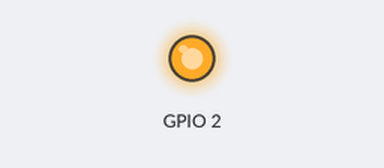
Simulated run of this sketch. Board: ESP8266 (NodeMCU). Shown: output pins drawn as LEDs (lit = HIGH, except the on-board LED, lit = LOW). WiFi joins after 1.5 s; servers stay silent unless stated; no MQTT or app messages arrive unless stated; what the sketch prints to the serial monitor is not drawn.

Above: at 0.1 s.
At 0.7 s:
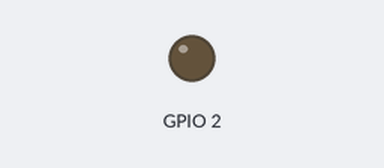
Timing chart, 0 to 2.7 s (numbered marks = the images above):
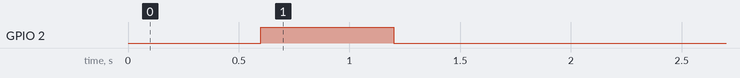

The sketch:

shiftr_mqtt.ino
```cpp
#include <ESP8266WiFi.h>          //https://github.com/esp8266/Arduino
unsigned long lastMillis = 0;

//needed for library
#include <DNSServer.h>
#include <ESP8266WebServer.h>
#include <WiFiManager.h>          //https://github.com/tzapu/WiFiManager

//MQTT                           //https://github.com/256dpi/arduino-mqtt/blob/master/examples/AdafruitHuzzahESP8266/AdafruitHuzzahESP8266.ino
#include <ESP8266WiFi.h>
#include <MQTTClient.h>

//for LED status
#include <Ticker.h>
Ticker ticker;
void tick()
{
  int state = digitalRead(BUILTIN_LED);
  digitalWrite(BUILTIN_LED, !state);
}

//gets called when WiFiManager enters configuration mode
void configModeCallback (WiFiManager *myWiFiManager) {
  Serial.println("Entered config mode");
  Serial.println(WiFi.softAPIP());
  //if you used auto generated SSID, print it
  Serial.println(myWiFiManager->getConfigPortalSSID());
  //entered config mode, make led toggle faster
  ticker.attach(0.2, tick);
}
//MQTT
WiFiClient net;
MQTTClient client;

void setup() {
  // put your setup code here, to run once:
  Serial.begin(115200);

  //set led pin as output
  pinMode(BUILTIN_LED, OUTPUT);
  // start ticker with 0.5 because we start in AP mode and try to connect
  ticker.attach(0.6, tick);

  //WiFiManager
  //Local intialization. Once its business is done, there is no need to keep it around
  WiFiManager wifiManager;
  //reset settings - for testing
  //wifiManager.resetSettings(); //her reset de ayarları sıfırlamak için;
  wifiManager.autoConnect("yakut-iot", "yakutsifre");

  //set callback that gets called when connecting to previous WiFi fails, and enters Access Point mode
  wifiManager.setAPCallback(configModeCallback);

  //MQTT
  client.begin("broker.shiftr.io", net);
  connect();
  //fetches ssid and pass and tries to connect
  //if it does not connect it starts an access point with the specified name
  //here  "AutoConnectAP"
  //and goes into a blocking loop awaiting configuration
  if (!wifiManager.autoConnect()) {
    Serial.println("failed to connect and hit timeout");
    //reset and try again, or maybe put it to deep sleep
    ESP.reset();
    delay(1000);
  }

  //if you get here you have connected to the WiFi
  Serial.println("connected...yeey :)");
  ticker.detach();
  //keep LED on
  digitalWrite(BUILTIN_LED, LOW);
}

//MQTT
void connect() {
  Serial.print("checking wifi...");
  while (WiFi.status() != WL_CONNECTED) {
    Serial.print(".");
    delay(1000);
  }
  Serial.print("\nconnecting...");
  while (!client.connect("haydutName", "k.adi", "k.sifre")) {
    Serial.print(".");
    delay(1000);
  }
  Serial.println("\nconnected!");
  client.subscribe("/HaydutTemp");
  // client.unsubscribe("/example");
}

void loop() {
  client.loop();
  delay(10); // <- fixes some issues with WiFi stability
  if (!client.connected()) {
    connect();
  }
  if (millis() - lastMillis > 3000) {
    lastMillis = millis();
    client.publish("/SunumPing", "1");
  }
}
void messageReceived(String topic, String payload, char * bytes, unsigned int length) {
  Serial.print("GelenMesaj: ");
  Serial.print(topic);
  Serial.print(" - ");
  Serial.print(payload);
  Serial.println();
}
```
